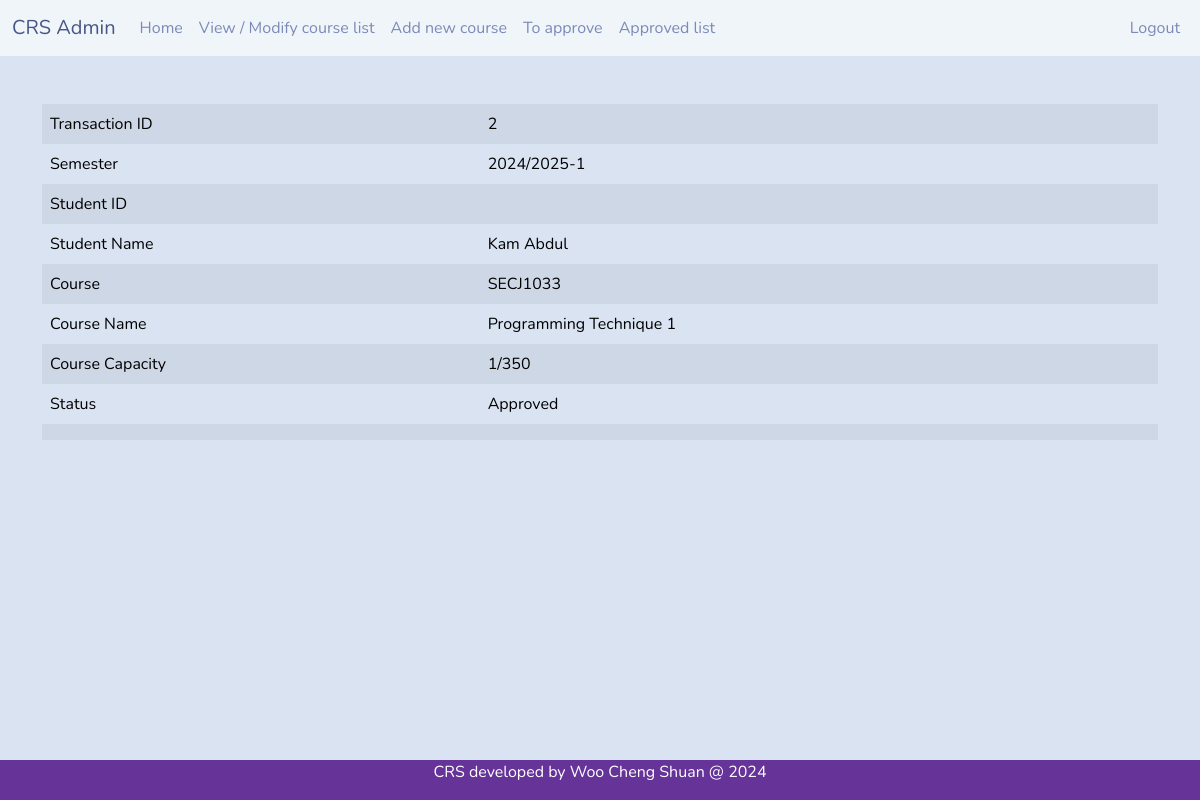
The app's page /courseapprovalprocess.php?id=2 (signed in) with its own data.
### tables this page shows
CREATE TABLE `tb_registration` (
  `r_tid` int(11) NOT NULL COMMENT 'This is the transaction ID',
  `r_student` varchar(10) NOT NULL,
  `r_course` varchar(10) NOT NULL,
  `r_section` int(11) NOT NULL,
  `r_sem` varchar(11) NOT NULL,
  `r_status` int(11) NOT NULL
);

CREATE TABLE `tb_user` (
  `u_sno` varchar(10) NOT NULL,
  `u_pwd` varchar(255) DEFAULT NULL,
  `u_name` varchar(50) NOT NULL,
  `u_contact` varchar(20) DEFAULT NULL,
  `u_state` varchar(20) NOT NULL,
  `u_req` timestamp NULL DEFAULT NULL,
  `u_email` varchar(30) NOT NULL,
  `u_utype` int(11) NOT NULL,
  `session_id` varchar(255) DEFAULT NULL,
  `last_activity` datetime DEFAULT NULL
);

CREATE TABLE `tb_course` (
  `c_code` varchar(10) NOT NULL,
  `c_name` varchar(30) NOT NULL,
  `c_credit` int(11) NOT NULL,
  `c_lec` varchar(10) NOT NULL,
  `c_maxstudent` int(11) NOT NULL,
  `c_sem` varchar(20) NOT NULL
);

CREATE TABLE `tb_regstatus` (
  `s_id` int(11) NOT NULL,
  `s_desc` varchar(20) NOT NULL
);

### courseapprovalprocess.php (the view, shortened to what this page needs)
<?php
include 'headeradvisor.php';
include 'dbconnect.php';
if(isset($_GET['id'])) {
  $tid = $_GET['id'];
}
$sql = "SELECT r.*, u.u_name, c.*, s.s_desc,
        (SELECT COUNT(*) FROM tb_registration
         WHERE r_course = r.r_course
         AND r_status = 2) as current_students
        FROM tb_registration r
        LEFT JOIN tb_user u ON r.r_student = u.u_sno
        LEFT JOIN tb_course c ON r.r_course = c.c_code
        LEFT JOIN tb_regstatus s ON r.r_status = s.s_id
        WHERE r_tid = '$tid'";
$result = mysqli_query($con, $sql);
$row = mysqli_fetch_array($result);
?>
<div class="container">
<br><br>
<table class="table table-striped table-hover">
  <tr>
    <td>Transaction ID</td>
    <td><?php echo $row['r_tid'];?></td>
  </tr>
  <tr>
    <td>Semester</td>
    <td><?php echo $row['r_sem'];?></td>
  </tr>
  <tr>
    <td>Student ID</td>
    <td><?php echo $row['u_sno'];?></td>
  </tr>
  <tr>
    <td>Student Name</td>
    <td><?php echo $row['u_name'];?></td>
  </tr>
  <tr>
    <td>Course</td>
    <td><?php echo $row['r_course'];?></td>
  </tr>
  <tr>
    <td>Course Name</td>
    <td><?php echo $row['c_name'];?></td>
  </tr>
  <tr>
    <td>Course Capacity</td>
    <td><?php echo $row['current_students']."/".$row['c_maxstudent'];?></td>
  </tr>
  <tr>
    <td>Status</td>
    <td><?php echo $row['s_desc'];?></td>
  </tr>
  <tr>
    <td colspan="2" class="text-center">
    </td>
  </tr>
</table>
</div>
<?php include 'footer.php';?>

### records on screen
tb_registration: r_tid "2", r_sem "2024/2025-1", r_student.u_name "Kam Abdul", r_course "SECJ1033", r_course.c_name "Programming Technique 1", r_course.c_maxstudent "350", r_status.s_desc "Approved"

### other values on screen
$row['current_students'] "1"
